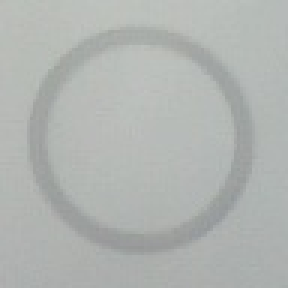
#> input picture pythonProject2/anh1_0.jpg, 96 x 96 px (shown 3 times larger)
$ python test_histogram.py
#> lines starting #> are read from the running program, lines starting #| are printed output that depends on the picture
import cv2
import os
import matplotlib.pyplot as plt

os.environ['QT_QPA_PLATFORM'] = 'wayland'

# Read the images
img = cv2.imread('anh1_0.jpg')
#> img is the input picture: shape (96, 96, 3); mean B, G, R 177.4, 180.2, 176.5
img2 = cv2.imread('anh1_on_0.jpg')
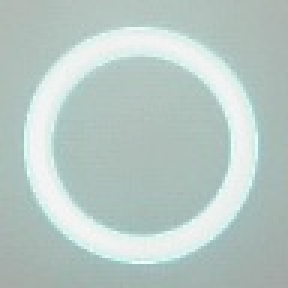
#> input picture pythonProject2/anh1_on_0.jpg, 96 x 96 px (shown 3 times larger)
#> img2 is the input picture: shape (96, 96, 3); mean B, G, R 197.1, 201.4, 184.7
img3 = cv2.imread('anh4_off_34.jpg')
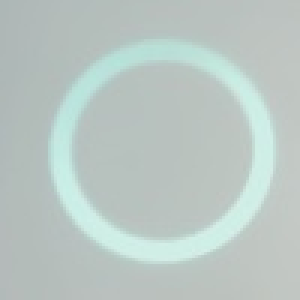
#> input picture pythonProject2/anh4_off_34.jpg, 100 x 100 px (shown 3 times larger)
#> img3 is the input picture: shape (100, 100, 3); mean B, G, R 195.5, 199.4, 186.4

# Convert the images to grayscale
gray_img = cv2.cvtColor(img, cv2.COLOR_BGR2GRAY)
gray_img2 = cv2.cvtColor(img2, cv2.COLOR_BGR2GRAY)
gray_img3 = cv2.cvtColor(img3, cv2.COLOR_BGR2GRAY)
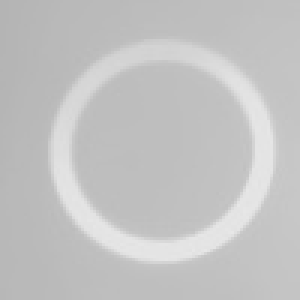
#> gray_img3: shape (100, 100) (shown 3 times larger); min 180, max 231, mean 195

# Calculate the histograms
hist_img = cv2.calcHist([gray_img], [0], None, [256], [0, 256])
#> hist_img = 256 values, max 900 at index 185, min 0 at index 0, mean 36
hist_img2 = cv2.calcHist([gray_img2], [0], None, [256], [0, 256])
#> hist_img2 = 256 values, max 886 at index 185, min 0 at index 0, mean 36
hist_img3 = cv2.calcHist([gray_img3], [0], None, [256], [0, 256])
#> hist_img3 = 256 values, max 1431 at index 190, min 0 at index 0, mean 39.06

# Plot the images and histograms
plt.figure(figsize=(10, 10))

plt.subplot(3, 2, 1)
plt.imshow(cv2.cvtColor(img, cv2.COLOR_BGR2RGB))
plt.title('OFF')
plt.axis('off')

plt.subplot(3, 2, 2)
plt.imshow(cv2.cvtColor(img2, cv2.COLOR_BGR2RGB))
plt.title('ON/ON')
plt.axis('off')

plt.subplot(3, 2, 3)
plt.imshow(cv2.cvtColor(img3, cv2.COLOR_BGR2RGB))
plt.title('ON/OFF')
plt.axis('off')

plt.subplot(3, 2, 4)
plt.plot(hist_img, color='black')
plt.title('OFF')
plt.xlabel('Pixel Value')
plt.ylabel('Frequency')

plt.subplot(3, 2, 5)
plt.plot(hist_img2, color='black')
plt.title('ON/ON')
plt.xlabel('Pixel Value')
plt.ylabel('Frequency')

plt.subplot(3, 2, 6)
plt.plot(hist_img3, color='black')
plt.title('ON/OFF')
plt.xlabel('Pixel Value')
plt.ylabel('Frequency')

plt.tight_layout()
plt.show()
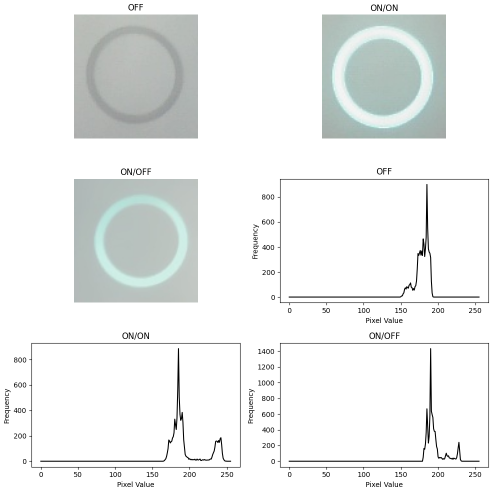
#> figure drawn by matplotlib, 6 panels; panel 4: curve peaks at x = 185, y = 900; panel 5: curve peaks at x = 185, y = 886; panel 6: curve peaks at x = 190, y = 1431
